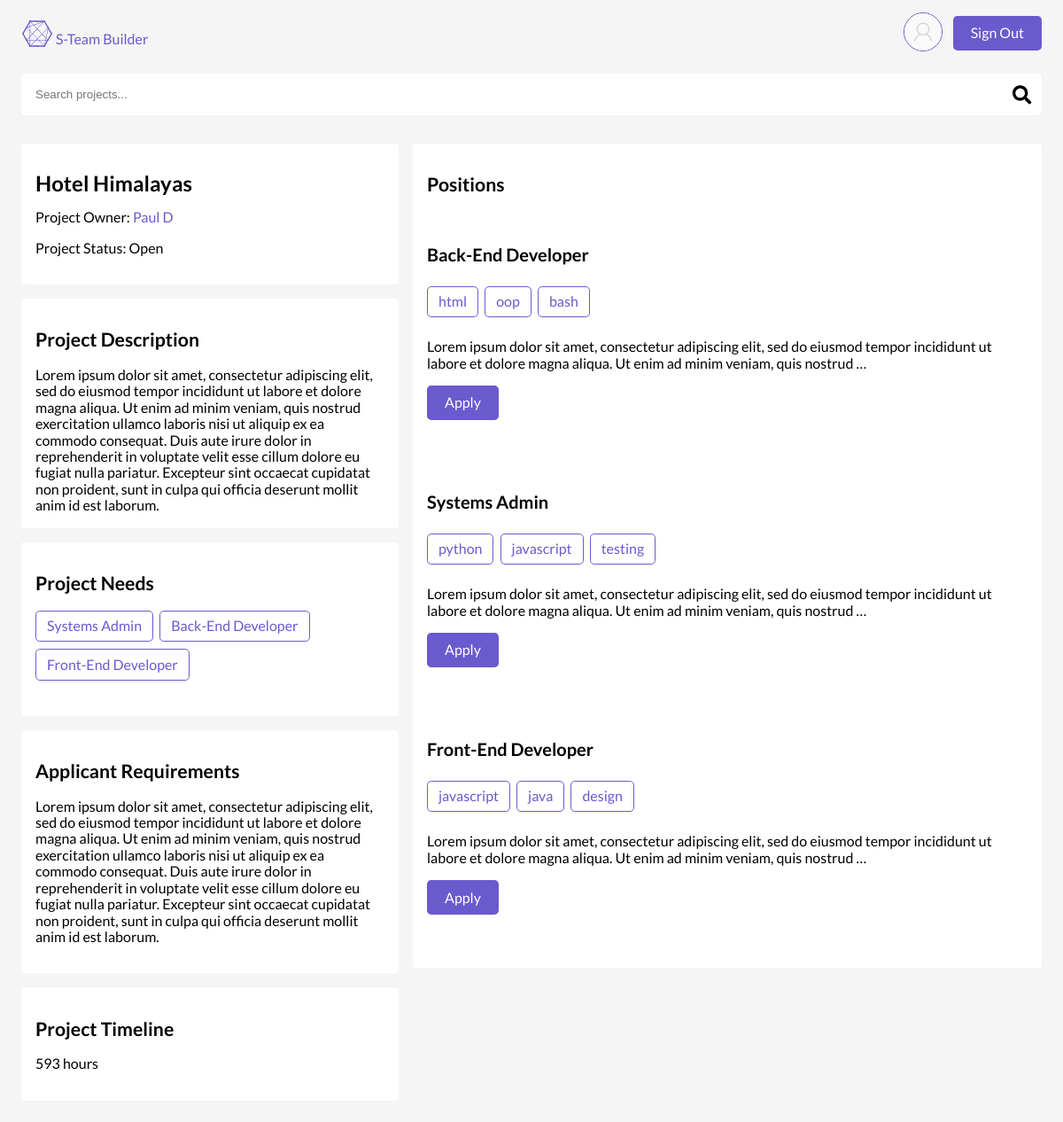
The page /projects/detail/hotel-himalayas/ (signed in) on the database as committed earlier.
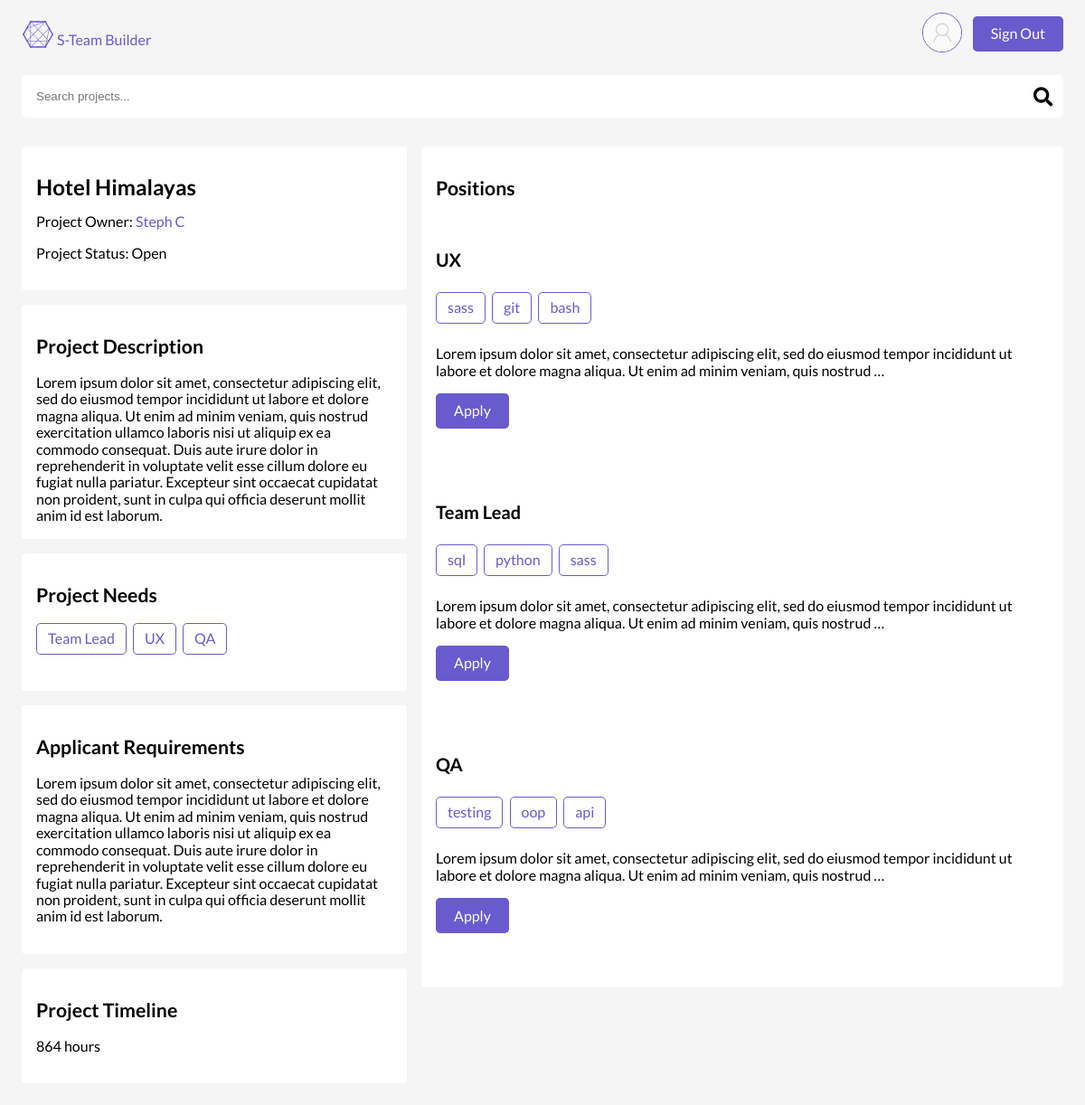
The same page on the database as committed later.
### projects/models.py (models this page shows, shortened)
class Project(models.Model):
    STATUS = [
        ('A', 'Open'),
        ('B', 'Closed'),
        ('C', 'Complete'),
    ]
    owner = models.ForeignKey(
        settings.AUTH_USER_MODEL,
        on_delete=models.PROTECT,
        related_name="projects"
    )
    title = models.CharField(max_length=255, unique=True)
    description = models.TextField(max_length=2000)
    time_estimate = models.IntegerField()
    applicant_requirements = models.TextField(max_length=2000)
    status = models.CharField(max_length=1, choices=STATUS)
    created = models.DateTimeField(auto_now_add=True)
    slug = models.SlugField(blank=True)
    class Meta:
        ordering = ['-created']

class Position(models.Model):
    STATUS = (
        ('E', 'Empty'),
        ('F', 'Filled')
    )
    project = models.ForeignKey(Project, on_delete=models.CASCADE)
    title = models.CharField(max_length=255)
    description = models.TextField(max_length=2000)
    skills = models.ManyToManyField('accounts.Skill', related_name="positions")
    status = models.CharField(max_length=1, choices=STATUS)
    time_estimate = models.IntegerField()
    slug = models.SlugField(editable=False, blank=True)
    created = models.DateTimeField(auto_now_add=True)
    class Meta:
        ordering = ['-created']
    def __str__(self):
        return self.title

### accounts/models.py (models this page shows, shortened)
class User(AbstractBaseUser):
    email = models.EmailField(
        verbose_name='email address',
        max_length=255,
        unique=True,
    )
    first_name = models.CharField(max_length=255)
    last_name = models.CharField(max_length=255)
    about = models.TextField(max_length=2500)
    avatar = models.ImageField(
        default="default_avatars/blank.png",
        upload_to="avatars"
    )
    skills = models.ManyToManyField(
        "Skill", related_name="users")  # on delete issues?
    is_active = models.BooleanField(default=False)
    is_admin = models.BooleanField(default=False)
    objects = UserManager()
    USERNAME_FIELD = 'email'
    REQUIRED_FIELDS = ['first_name', ]
    def __str__(self):
        if not self.first_name:
            return self.email
        return self.first_name + " " + self.last_name

class Skill(models.Model):
    name = models.CharField(max_length=255, unique=True)
    def __str__(self):
        return self.name

### projects/views.py (the view)
# urls.py: path('detail/<slug>/', views.ProjectView.as_view(), name='project'),
class ProjectView(CustomLoginRequired, PrefetchRelatedMixin, DetailView):
    model = Project
    template_name = 'projects/project.html'
    prefetch_related = ['position_set', 'position_set__skills']
    def get_context_data(self, **kwargs):
        context = super().get_context_data(**kwargs)
        context['searchform'] = SearchBarForm()
        completed = Application.objects.filter(
            position__project=self.get_object(),
            status='A'
        )
        context['completed'] = completed
        return context

### projects/forms.py
class SearchBarForm(forms.Form):
    q = forms.CharField(
        max_length=255,
        widget=forms.TextInput(
            attrs={
                'placeholder': 'Search projects...',
                'style': 'margin-bottom:0',
                'class': 'search-bar'
            },
        ))

### projects/templatetags/project_extras.py (called while the page is built)
@register.simple_tag(takes_context=True)
def select_distinct_positions_from_project_position_set(context):
    positions = context['project'].position_set.all()
    return set([position for position in positions])

@register.simple_tag(takes_context=True)
def already_applied(context, position):
    for application in position.applications.all():
        if application.user == context['user']:
            return application.status
    return False

### projects/views.py (called while the page is built, shortened)
    def dispatch(self, request, *args, **kwargs):
        if not request.user.is_authenticated:
            return self.handle_no_permission()
        apps = Application.objects.filter(
            user=request.user,
            unread=True,
        )
        return super().dispatch(request, *args, **kwargs)

### projects/templates/projects/project.html (shortened to what this page needs)
{% extends 'layout.html' %}
{% load project_extras %}
{% block body %}
          <div class="bounds">
            <div class="desktop-wrapper">
              <div class="desktop-wrapper-left">
              <div class="card">
                  <h2 class="">{{ project.title }}</h2>
                  <p class="">Project Owner: <a>{{ project.owner }}</a></p>
                  <p>Project Status:
                    {% if project.status == 'A' %}
                    <span class="status-{{ project.status }}">Open</span>
                    {% elif project.status == 'B' %}
                    <span class="status-{{ project.status }}">Closed</span>
                    {% elif project.status == 'C' %}
                    <span class="status-{{ project.status }}">Complete</span>
                    {% endif %}
                  </p>
                </div>
                <div class="card">
                    <h3>Project Description</h3>
                    {{ project.description }}
                  </div>
                <div class="card">
                    <h3>Project Needs</h3>
                    <ul class="ul-list">
                      {% select_distinct_positions_from_project_position_set as titles %}
                      {% for title in titles %}
                      <li class="bubble-outline"><a href="#{{ title }}">{{ title }}</a></li>
                      {% endfor %}
                    </ul>
                </div>
                <div class="card">
                    <h3>Applicant Requirements</h3>
                    <p>{{ project.applicant_requirements}}</p>
                  </div>
                <div class="card">
                    <h3>Project Timeline</h3>
                    <p>{{ project.time_estimate }} hours</p>
                  </div>
                </div>
        <div class="desktop-wrapper-right">
        <div class="card">
          <div class="positions-header">
              <h3>Positions</h3>
          </div>
          <div class="desktop-flex-wrapper">
          {% if project.position_set %}
            {% for position in project.position_set.all %}
              <div class="mini-card">
              <h4 id="{{ position.title }}">{{ position.title }}</h4>
              <ul class="ul-list">
                {% for skill in position.skills.all|slice:":12" %}
                <li class="bubble-outline">
                  <a href="{% url 'projects:dashboard' category='skill' q=skill %}">{{ skill }}</a>
                </li>
                {% endfor %}
              </ul>
              <div class="position-description">{{ position.description|truncatewords:26 }}</div>
              {% if position.status == 'F' %}
              <a class="bubble-dark" style="cursor:not-allowed">Position Filled</a>
              {% else %}
              {% already_applied position as var %}
              {% if var == 'U' %}
              <a class="bubble-dark" style="cursor:not-allowed">You've applied.</a>
              {% elif var == 'R' %}
              <a class="bubble-dark" style="cursor:not-allowed">You can't apply again</a>
              {% else %}
              <a class="bubble-dark apply-button" pk="{{ position.id }}" id="apply-button-{{ position_pk }}"
                data-url="{% url 'projects:newapp' %}">Apply</a>
              {% endif %}
              {% endif %}
            </div>
            {% endfor %}
            {% else %}
            <div class="mini-card">
              <p>there are currently no positions</p>
            </div>
            {% endif %}
        </div>
      </div>
    </div>
  </div>
</div>
{% endblock %}

Rows that differ between the two databases and show on the page:
removed Position: title "Back-End Developer", description "Lorem ipsum dolor sit amet, consectetur adipiscing elit, sed do eiusmod tempor incididunt ut labore et dolore magna aliqua. Ut enim ad minim veniam, quis nostrud …", Skill (name "oop"), Skill (name "bash")
removed Position: title "Front-End Developer", description "Lorem ipsum dolor sit amet, consectetur adipiscing elit, sed do eiusmod tempor incididunt ut labore et dolore magna aliqua. Ut enim ad minim veniam, quis nostrud …"
changed Project "Hotel Himalayas": owner "Paul D" → "Steph C"; time_estimate "593" → "864"
changed Position: loses Skill (name "javascript"); gains Skill (name "sass"); gains Skill (name "sql"); title "Systems Admin" → "Team Lead"; loses Skill (name "testing")
added Position: title "UX", description "Lorem ipsum dolor sit amet, consectetur adipiscing elit, sed do eiusmod tempor incididunt ut labore et dolore magna aliqua. Ut enim ad minim veniam, quis nostrud …", Skill (name "bash")
changed Position (number 2 of 3 on the later page): loses Skill (name "html"); gains Skill (name "sass"); gains Skill (name "git")
added Position: title "QA", description "Lorem ipsum dolor sit amet, consectetur adipiscing elit, sed do eiusmod tempor incididunt ut labore et dolore magna aliqua. Ut enim ad minim veniam, quis nostrud …", Skill (name "testing"), Skill (name "oop")
changed Position (number 3 of 3 on the later page): loses Skill (name "javascript"); loses Skill (name "java"); loses Skill (name "design"); gains Skill (name "api")
